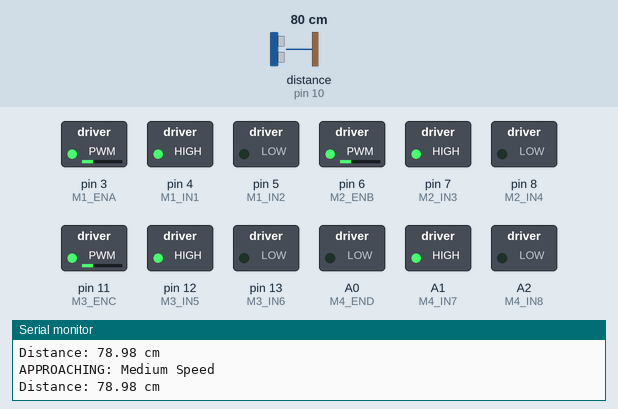
This sketch was run on a simulated Arduino Uno, built with avr-gcc and run on an emulated ATmega328P. Parts: switched loads named in the sketch (green lamp = pin HIGH), the last lines printed to the serial monitor. Wiring (inferred from the names in the program): ultrasonic range finder: trigger pin 9; echo pin 10. Dashed ring = blinking. The inputs (shaded band) are chosen by the test bench; at power-on: distance to the obstacle (sensor on pin 10) 80 cm. The echo pulse lasts 58.3 µs per cm; pins used as bus, display or sensor lines are not drawn.

Above: at 1.2 s.
1.3 s: distance to the obstacle (sensor on pin 10) set to 2 cm
At 1.8 s:
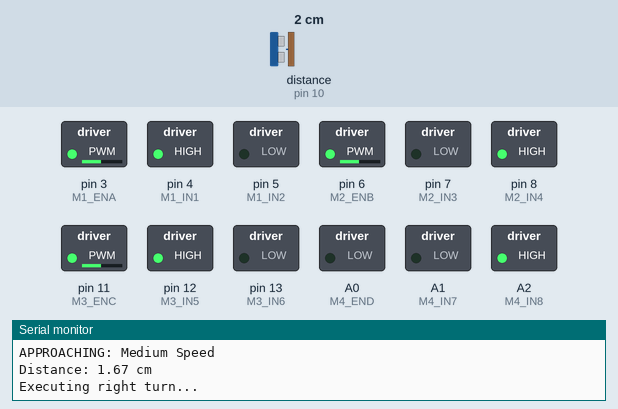
4.3 s: distance to the obstacle (sensor on pin 10) set to 37 cm
7.3 s: distance to the obstacle (sensor on pin 10) set to 45 cm
At 8.4 s:
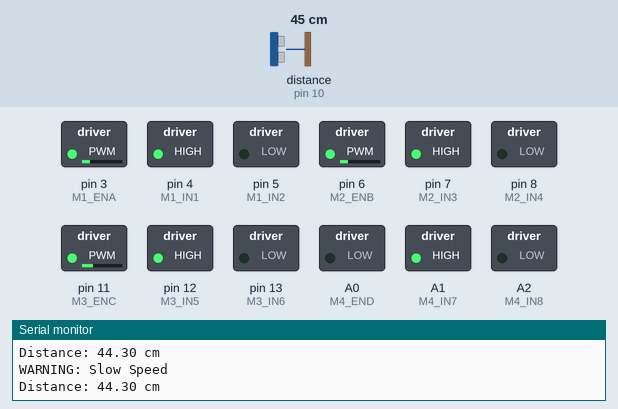
8.8 s: distance to the obstacle (sensor on pin 10) set to 250 cm
At 9.5 s:
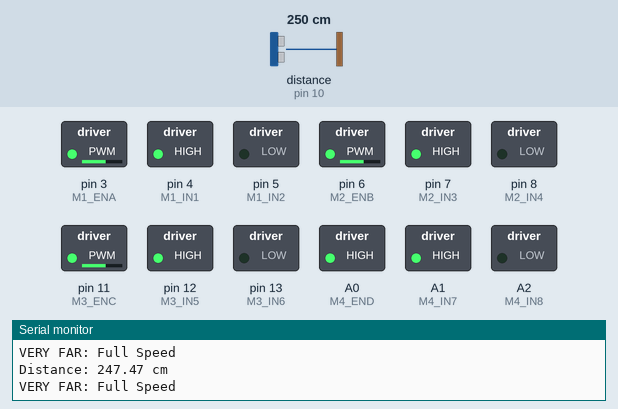
10.3 s: distance to the obstacle (sensor on pin 10) set to 207 cm
13.3 s: distance to the obstacle (sensor on pin 10) set to 199 cm
At 14.1 s:
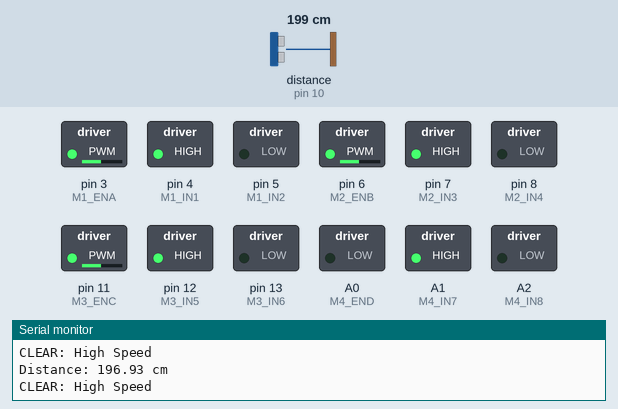
Timing chart, 0 to 16.0 s (numbered marks = the images above; inputs shaded):
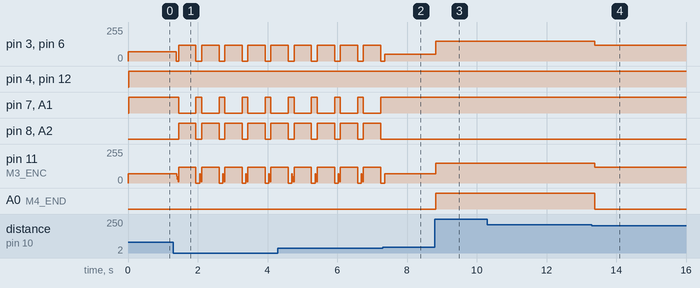

Measured:
- the behaviour switches between 40 and 41 cm on distance to the obstacle (sensor on pin 10) (found by bisection; images 1 and 2)
- the behaviour switches between 203 and 202 cm on distance to the obstacle (sensor on pin 10) (found by bisection; images 3 and 4)
- after the input at 1.3 s, pin 3 (M1_ENA), pin 6 (M2_ENB): 70/255 → 0/255 after 0.09 s, then repeats every 0.66 s: 120/255 0.50 s, 0/255 0.16 s
- after the input at 7.3 s, pin 7 (M2_IN3), A1 (M4_IN7): stops changing and stays HIGH; pin 8 (M2_IN4), A2 (M4_IN8): stops changing and stays LOW
- after the input at 8.8 s, pin 3 (M1_ENA), pin 6 (M2_ENB): 50/255 → 150/255 at once; pin 11 (M3_ENC): 70/255 → 150/255 at once; A0 (M4_END): LOW → HIGH at once
- after the input at 13.3 s, pin 3 (M1_ENA), pin 6 (M2_ENB), pin 11 (M3_ENC): 150/255 → 120/255 after 0.09 s; A0 (M4_END): HIGH → LOW after 0.09 s

The sketch:

jj_car.ino
```cpp
// Ultrasonic Sensor Pins
#define TRIG_PIN 9
#define ECHO_PIN 10

// Motor Control Pins (One L298N per motor)
#define M1_ENA 3   // Front Left PWM
#define M1_IN1 4
#define M1_IN2 5

#define M2_ENB 6   // Front Right PWM
#define M2_IN3 7
#define M2_IN4 8

#define M3_ENC 11  // Rear Left PWM
#define M3_IN5 12
#define M3_IN6 13

#define M4_END A0  // Rear Right PWM
#define M4_IN7 A1
#define M4_IN8 A2

// Speed Parameters
#define FULL_SPEED 150
#define MEDIUM_SPEED 70
#define SLOW_SPEED 50
#define TURN_SPEED 120  // Speed for turning
#define STOP 0

// Distance Thresholds (cm)
#define FAR_DIST 200
#define MID_DIST 140
#define WARNING_DIST 70
#define DANGER_DIST 40

// Turn duration (ms)
#define TURN_DURATION 500  // How long to turn right

void setup() {
  Serial.begin(9600);

  // Initialize motor pins
  pinMode(M1_ENA, OUTPUT); pinMode(M1_IN1, OUTPUT); pinMode(M1_IN2, OUTPUT);
  pinMode(M2_ENB, OUTPUT); pinMode(M2_IN3, OUTPUT); pinMode(M2_IN4, OUTPUT);
  pinMode(M3_ENC, OUTPUT); pinMode(M3_IN5, OUTPUT); pinMode(M3_IN6, OUTPUT);
  pinMode(M4_END, OUTPUT); pinMode(M4_IN7, OUTPUT); pinMode(M4_IN8, OUTPUT);

  // Ultrasonic sensor
  pinMode(TRIG_PIN, OUTPUT);
  pinMode(ECHO_PIN, INPUT);

  allStop();
  Serial.println("4WD System - Right Turn on Stop");
}

void loop() {
  float distance = getDistance();
  Serial.print("Distance: "); Serial.print(distance); Serial.println(" cm");

  if (distance <= DANGER_DIST) {
    emergencyStop();
    turnRight();  // Added right turn after stop
    Serial.println("! STOPPED & TURNING RIGHT !");
  }
  else if (distance <= WARNING_DIST) {
    setFrontMotors(SLOW_SPEED);
    setRearMotors(MEDIUM_SPEED);
    Serial.println("WARNING: Slow Speed");
  }
  else if (distance <= MID_DIST) {
    setAllMotors(MEDIUM_SPEED);
    Serial.println("APPROACHING: Medium Speed");
  }
  else if (distance <= FAR_DIST) {
    setAllMotors(FULL_SPEED * 0.8);
    Serial.println("CLEAR: High Speed");
  }
  else {
    setAllMotors(FULL_SPEED);
    Serial.println("VERY FAR: Full Speed");
  }

  // Set all motors forward
  setAllDirections(HIGH, LOW);
  delay(100);
}

// === NEW TURNING FUNCTION === //
void turnRight() {
  Serial.println("Executing right turn...");

  // Left motors forward
  digitalWrite(M1_IN1, HIGH); digitalWrite(M1_IN2, LOW);
  digitalWrite(M3_IN5, HIGH); digitalWrite(M3_IN6, LOW);

  // Right motors backward
  digitalWrite(M2_IN3, LOW); digitalWrite(M2_IN4, HIGH);
  digitalWrite(M4_IN7, LOW); digitalWrite(M4_IN8, HIGH);

  // Set turning speed
  analogWrite(M1_ENA, TURN_SPEED);
  analogWrite(M2_ENB, TURN_SPEED);
  analogWrite(M3_ENC, TURN_SPEED);
  analogWrite(M4_END, TURN_SPEED);

  delay(TURN_DURATION);  // Turn for specified time
  allStop();
}

// === EXISTING FUNCTIONS === //
void setFrontMotors(int speed) {
  analogWrite(M1_ENA, speed);
  analogWrite(M2_ENB, speed);
}

void setRearMotors(int speed) {
  analogWrite(M3_ENC, speed);
  analogWrite(M4_END, speed);
}

void setAllMotors(int speed) {
  setFrontMotors(speed);
  setRearMotors(speed);
}

void setAllDirections(bool dir1, bool dir2) {
  digitalWrite(M1_IN1, dir1); digitalWrite(M1_IN2, dir2);
  digitalWrite(M2_IN3, dir1); digitalWrite(M2_IN4, dir2);
  digitalWrite(M3_IN5, dir1); digitalWrite(M3_IN6, dir2);
  digitalWrite(M4_IN7, dir1); digitalWrite(M4_IN8, dir2);
}

void allStop() {
  setAllMotors(STOP);
  setAllDirections(LOW, LOW);
}

void emergencyStop() {
  setFrontMotors(STOP);
  for (int i = MEDIUM_SPEED; i >= STOP; i -= 20) {
    setRearMotors(i);
    delay(15);
  }
  allStop();
}

float getDistance() {
  digitalWrite(TRIG_PIN, LOW);
  delayMicroseconds(2);
  digitalWrite(TRIG_PIN, HIGH);
  delayMicroseconds(10);
  digitalWrite(TRIG_PIN, LOW);
  return pulseIn(ECHO_PIN, HIGH) * 0.034 / 2;
}
```
